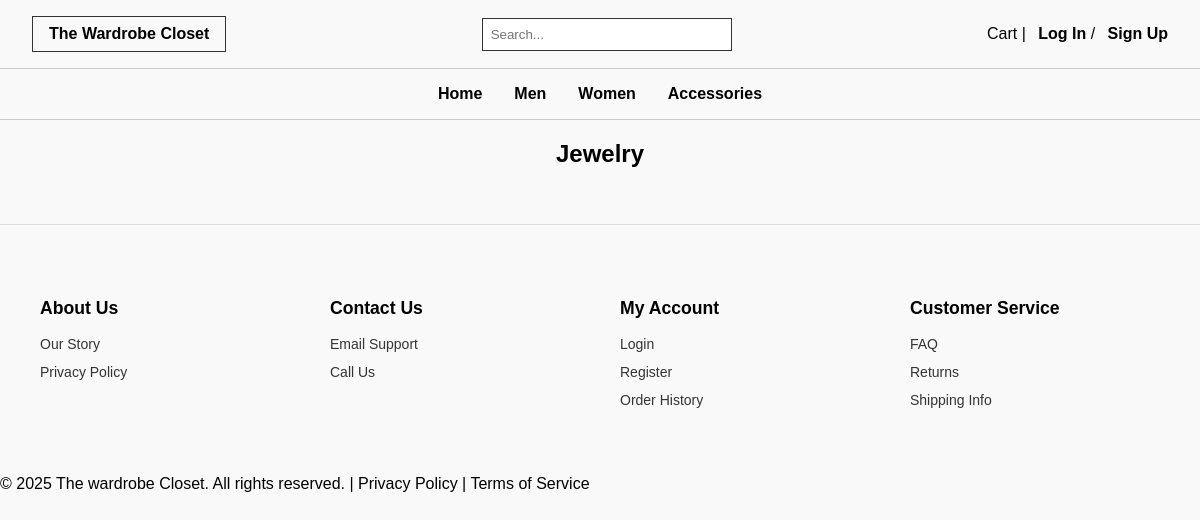
The app's page /accessories/jewelry, older data.
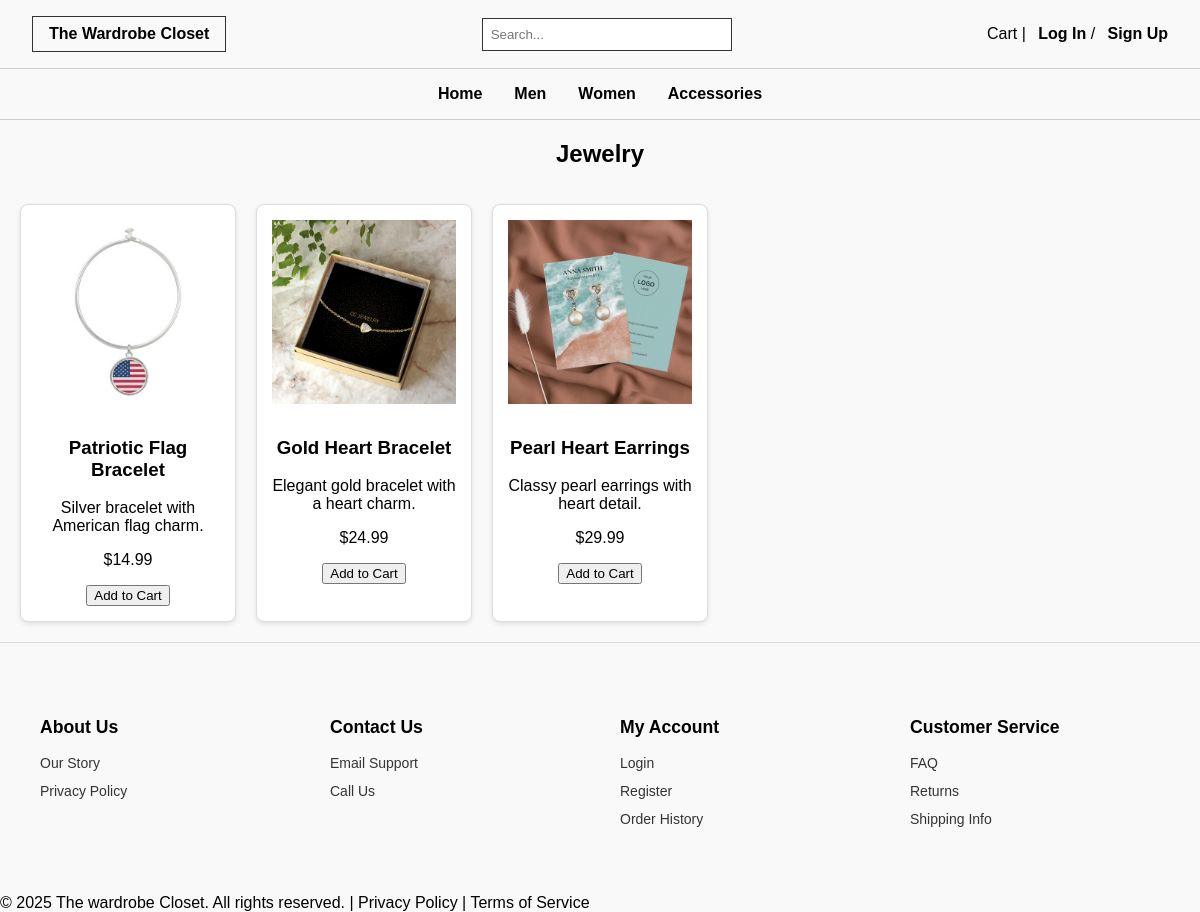
The same page, newer data.
### app/models.py (models this page shows)
class Product(db.Model):
    id = db.Column(db.Integer, primary_key=True)
    name = db.Column(db.String(120), nullable=False)
    description = db.Column(db.Text)
    price = db.Column(db.Float, nullable=False)
    stock = db.Column(db.Integer, default=0)
    image_url = db.Column(db.String(255))
    size = db.Column(db.String(20))
    color = db.Column(db.String(30))
    category_id = db.Column(db.Integer, db.ForeignKey('category.id'))
    category = db.relationship('Category', backref='products')
    subcategory = db.Column(db.String(100))

### app/routes.py (the view)
@bp.route('/accessories/jewelry')
def jewelry():
    accessories_category = Category.query.filter_by(name='Accessories').first()
    products = Product.query.filter_by(category_id= accessories_category.id, subcategory='jewelry').all()
    return render_template('accessories/jewelry.html', products=products)

### app/templates/accessories/jewelry.html (shortened to what this page needs)
{% extends "base.html" %}
{% block content %}
<h2 class="section-title">Jewelry</h2>
<div class="product-grid">
  {% for product in products %}
  <div class="product-card">
    <img src="{{ url_for('static', filename=product.image_url) }}" alt="{{ product.name }}">
    <h3>{{ product.name }}</h3>
    <p>{{ product.description }}</p>
    <p class="price">${{ "%.2f"|format(product.price) }}</p>
    <button>Add to Cart</button>
  </div>
  {% endfor %}
</div>
{% endblock %}

Row changes from the older to the newer data that the page shows:
now on this page (row edited): Product: image_url (picture), name "Patriotic Flag Bracelet", description "Silver bracelet with American flag charm.", price "14.99"
now on this page (row edited): Product: image_url (picture), name "Gold Heart Bracelet", description "Elegant gold bracelet with a heart charm.", price "24.99"
now on this page (row edited): Product: image_url+name (picture), name "Pearl Heart Earrings", description "Classy pearl earrings with heart detail.", price "29.99"
